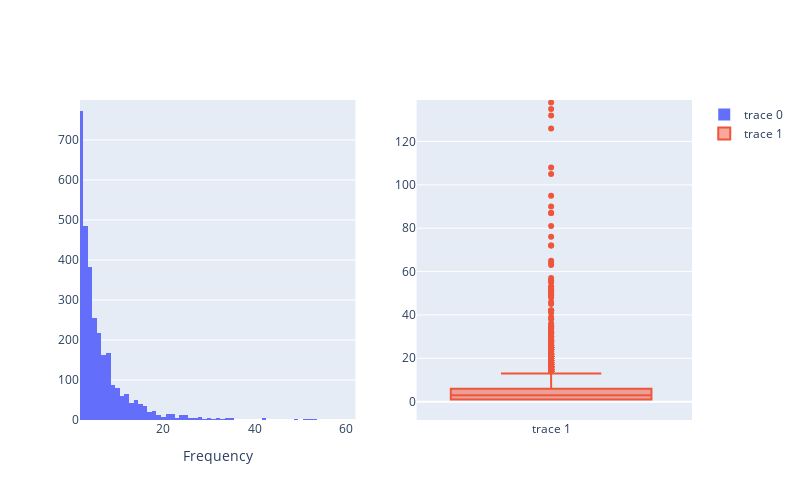

Notebook code cell kept with this figure:
### Markdown cell above
Now, we are going to look into the frequency of purchase for each customer. The data will give us an insight of how frequent he purchases your product.

### Code cell
# group the customers by their unique customer along with count of their each purchase
frequency = customer_data.groupby('Customer ID')['Invoice'].nunique().reset_index()

#set column name as frequency
frequency.columns=['Customer ID', 'Frequency']

fig = spl.make_subplots(rows=1, cols=2)

fig.add_trace(go.Histogram(x=frequency['Frequency']), row=1, col=1)
fig.update_layout(width=800, height=500, xaxis_title="Frequency")

fig.add_trace(go.Box(y=frequency['Frequency']), row=1, col=2)
fig.update_layout(width=800, height=500, xaxis_title="Frequency")
fig.show()

### Figure 1 — Plotly figure (JSON) as saved in the notebook; plotly's stock layout.template omitted (floating-point values rounded to 4 significant figures; data arrays with more than 128 entries replaced by an {"elided": "..."} marker saying what was removed)
{"data": [{"type": "histogram", "x": {"elided": "4383 int values"}, "xaxis": "x", "yaxis": "y"}, {"type": "box", "xaxis": "x2", "y": {"elided": "4383 int values"}, "yaxis": "y2"}], "layout": {"height": 500, "width": 800, "xaxis": {"anchor": "y", "autorange": false, "domain": [0, 0.45], "range": [1.805, 62.0], "title": {"text": "Frequency"}, "type": "linear"}, "xaxis2": {"anchor": "y2", "autorange": false, "domain": [0.55, 1], "range": [-0.3285, 0.344], "type": "category"}, "yaxis": {"anchor": "x", "autorange": false, "domain": [0, 1], "range": [0, 799.7]}, "yaxis2": {"anchor": "x2", "autorange": false, "domain": [0, 1], "range": [-8.457, 139.1], "type": "linear"}}}
